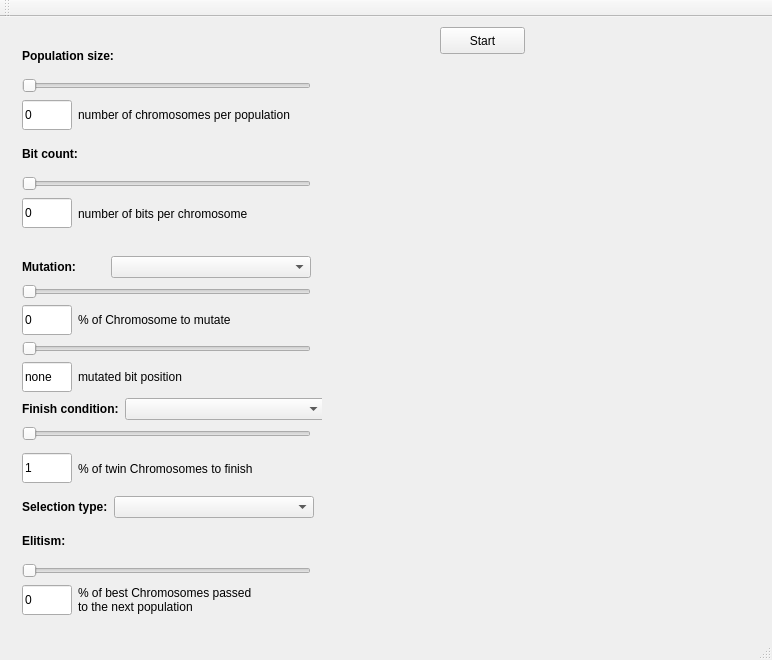
<?xml version="1.0" encoding="UTF-8"?>
<ui version="4.0">
 <class>MainWindow</class>
 <widget class="QMainWindow" name="MainWindow">
  <property name="geometry">
   <rect>
    <x>0</x>
    <y>0</y>
    <width>772</width>
    <height>660</height>
   </rect>
  </property>
  <property name="windowTitle">
   <string>MainWindow</string>
  </property>
  <widget class="QWidget" name="centralWidget">
   <widget class="QPushButton" name="pushButtonStart">
    <property name="geometry">
     <rect>
      <x>440</x>
      <y>10</y>
      <width>85</width>
      <height>27</height>
     </rect>
    </property>
    <property name="text">
     <string>Start</string>
    </property>
   </widget>
   <widget class="QWidget" name="">
    <property name="geometry">
     <rect>
      <x>11</x>
      <y>11</y>
      <width>311</width>
      <height>599</height>
     </rect>
    </property>
    <layout class="QVBoxLayout" name="verticalLayout_4">
     <item>
      <layout class="QVBoxLayout" name="verticalLayout_5">
       <item>
        <widget class="QLabel" name="labelPopulationSize">
         <property name="font">
          <font>
           <weight>75</weight>
           <bold>true</bold>
          </font>
         </property>
         <property name="text">
          <string>Population size:</string>
         </property>
        </widget>
       </item>
       <item>
        <widget class="QSlider" name="sliderPopulationSize">
         <property name="minimum">
          <number>1</number>
         </property>
         <property name="maximum">
          <number>1000</number>
         </property>
         <property name="orientation">
          <enum>Qt::Horizontal</enum>
         </property>
        </widget>
       </item>
       <item>
        <layout class="QHBoxLayout" name="horizontalLayout_8">
         <item>
          <widget class="QLineEdit" name="txtPopulationSize">
           <property name="minimumSize">
            <size>
             <width>50</width>
             <height>30</height>
            </size>
           </property>
           <property name="maximumSize">
            <size>
             <width>50</width>
             <height>30</height>
            </size>
           </property>
           <property name="text">
            <string>0</string>
           </property>
           <property name="maxLength">
            <number>6</number>
           </property>
          </widget>
         </item>
         <item>
          <widget class="QLabel" name="labelPopulationSizeDescription">
           <property name="text">
            <string>number of chromosomes per population</string>
           </property>
          </widget>
         </item>
        </layout>
       </item>
      </layout>
     </item>
     <item>
      <layout class="QVBoxLayout" name="verticalLayout_6">
       <item>
        <widget class="QLabel" name="labelElitism_2">
         <property name="font">
          <font>
           <weight>75</weight>
           <bold>true</bold>
          </font>
         </property>
         <property name="text">
          <string>Bit count:</string>
         </property>
        </widget>
       </item>
       <item>
        <widget class="QSlider" name="sliderBitCount">
         <property name="minimum">
          <number>1</number>
         </property>
         <property name="maximum">
          <number>20</number>
         </property>
         <property name="orientation">
          <enum>Qt::Horizontal</enum>
         </property>
        </widget>
       </item>
       <item>
        <layout class="QHBoxLayout" name="horizontalLayout_9">
         <item>
          <widget class="QLineEdit" name="txtBitCount">
           <property name="minimumSize">
            <size>
             <width>50</width>
             <height>30</height>
            </size>
           </property>
           <property name="maximumSize">
            <size>
             <width>50</width>
             <height>30</height>
            </size>
           </property>
           <property name="text">
            <string>0</string>
           </property>
           <property name="maxLength">
            <number>6</number>
           </property>
          </widget>
         </item>
         <item>
          <widget class="QLabel" name="labelBitCountDescription">
           <property name="text">
            <string>number of bits per chromosome</string>
           </property>
          </widget>
         </item>
        </layout>
       </item>
      </layout>
     </item>
     <item>
      <spacer name="verticalSpacer">
       <property name="orientation">
        <enum>Qt::Vertical</enum>
       </property>
       <property name="sizeType">
        <enum>QSizePolicy::Fixed</enum>
       </property>
       <property name="sizeHint" stdset="0">
        <size>
         <width>30</width>
         <height>20</height>
        </size>
       </property>
      </spacer>
     </item>
     <item>
      <layout class="QVBoxLayout" name="verticalLayout">
       <item>
        <layout class="QHBoxLayout" name="horizontalLayout">
         <item>
          <widget class="QLabel" name="labelMutation">
           <property name="font">
            <font>
             <weight>75</weight>
             <bold>true</bold>
            </font>
           </property>
           <property name="text">
            <string>Mutation: </string>
           </property>
          </widget>
         </item>
         <item>
          <widget class="QComboBox" name="CBMutationType">
           <property name="minimumSize">
            <size>
             <width>200</width>
             <height>0</height>
            </size>
           </property>
          </widget>
         </item>
        </layout>
       </item>
       <item>
        <widget class="QSlider" name="sliderMutation">
         <property name="maximum">
          <number>100</number>
         </property>
         <property name="orientation">
          <enum>Qt::Horizontal</enum>
         </property>
        </widget>
       </item>
       <item>
        <layout class="QHBoxLayout" name="horizontalLayout_2">
         <item>
          <widget class="QLineEdit" name="txtMutation">
           <property name="minimumSize">
            <size>
             <width>50</width>
             <height>30</height>
            </size>
           </property>
           <property name="maximumSize">
            <size>
             <width>50</width>
             <height>30</height>
            </size>
           </property>
           <property name="text">
            <string>0</string>
           </property>
           <property name="maxLength">
            <number>6</number>
           </property>
          </widget>
         </item>
         <item>
          <widget class="QLabel" name="labelMutationPercent">
           <property name="text">
            <string>% of Chromosome to mutate</string>
           </property>
          </widget>
         </item>
        </layout>
       </item>
       <item>
        <widget class="QSlider" name="sliderMutationBit">
         <property name="maximum">
          <number>0</number>
         </property>
         <property name="orientation">
          <enum>Qt::Horizontal</enum>
         </property>
        </widget>
       </item>
       <item>
        <layout class="QHBoxLayout" name="horizontalLayout_3">
         <item>
          <widget class="QLineEdit" name="txtMutationBitNumber">
           <property name="minimumSize">
            <size>
             <width>50</width>
             <height>30</height>
            </size>
           </property>
           <property name="maximumSize">
            <size>
             <width>50</width>
             <height>30</height>
            </size>
           </property>
           <property name="text">
            <string>none</string>
           </property>
          </widget>
         </item>
         <item>
          <widget class="QLabel" name="labelMutationBit">
           <property name="text">
            <string>mutated bit position</string>
           </property>
          </widget>
         </item>
        </layout>
       </item>
      </layout>
     </item>
     <item>
      <layout class="QVBoxLayout" name="verticalLayout_2">
       <item>
        <layout class="QHBoxLayout" name="horizontalLayout_4">
         <item>
          <widget class="QLabel" name="labelFinishCondition">
           <property name="font">
            <font>
             <weight>75</weight>
             <bold>true</bold>
            </font>
           </property>
           <property name="text">
            <string>Finish condition:</string>
           </property>
          </widget>
         </item>
         <item>
          <widget class="QComboBox" name="CBFinishCondition">
           <property name="minimumSize">
            <size>
             <width>200</width>
             <height>0</height>
            </size>
           </property>
          </widget>
         </item>
        </layout>
       </item>
       <item>
        <widget class="QSlider" name="sliderFinishCondition">
         <property name="minimum">
          <number>1</number>
         </property>
         <property name="maximum">
          <number>100</number>
         </property>
         <property name="orientation">
          <enum>Qt::Horizontal</enum>
         </property>
        </widget>
       </item>
       <item>
        <layout class="QHBoxLayout" name="horizontalLayout_5">
         <item>
          <widget class="QLineEdit" name="txtFinishCondition">
           <property name="minimumSize">
            <size>
             <width>50</width>
             <height>30</height>
            </size>
           </property>
           <property name="maximumSize">
            <size>
             <width>50</width>
             <height>30</height>
            </size>
           </property>
           <property name="text">
            <string>1</string>
           </property>
           <property name="maxLength">
            <number>6</number>
           </property>
          </widget>
         </item>
         <item>
          <widget class="QLabel" name="labelFinishConditionDescription">
           <property name="text">
            <string>% of twin Chromosomes to finish</string>
           </property>
          </widget>
         </item>
        </layout>
       </item>
      </layout>
     </item>
     <item>
      <layout class="QHBoxLayout" name="horizontalLayout_6">
       <item>
        <widget class="QLabel" name="labelSelectionType">
         <property name="font">
          <font>
           <weight>75</weight>
           <bold>true</bold>
          </font>
         </property>
         <property name="text">
          <string>Selection type:</string>
         </property>
        </widget>
       </item>
       <item>
        <widget class="QComboBox" name="CBSelectionType">
         <property name="minimumSize">
          <size>
           <width>200</width>
           <height>0</height>
          </size>
         </property>
        </widget>
       </item>
      </layout>
     </item>
     <item>
      <layout class="QVBoxLayout" name="verticalLayout_3">
       <item>
        <widget class="QLabel" name="labelElitism">
         <property name="font">
          <font>
           <weight>75</weight>
           <bold>true</bold>
          </font>
         </property>
         <property name="text">
          <string>Elitism:</string>
         </property>
        </widget>
       </item>
       <item>
        <widget class="QSlider" name="sliderElitism">
         <property name="minimum">
          <number>0</number>
         </property>
         <property name="maximum">
          <number>100</number>
         </property>
         <property name="orientation">
          <enum>Qt::Horizontal</enum>
         </property>
        </widget>
       </item>
       <item>
        <layout class="QHBoxLayout" name="horizontalLayout_7">
         <item>
          <widget class="QLineEdit" name="txtElitism">
           <property name="minimumSize">
            <size>
             <width>50</width>
             <height>30</height>
            </size>
           </property>
           <property name="maximumSize">
            <size>
             <width>50</width>
             <height>30</height>
            </size>
           </property>
           <property name="text">
            <string>0</string>
           </property>
           <property name="maxLength">
            <number>6</number>
           </property>
          </widget>
         </item>
         <item>
          <widget class="QLabel" name="labelElitismDescription">
           <property name="text">
            <string>% of best Chromosomes passed 
to the next population</string>
           </property>
          </widget>
         </item>
        </layout>
       </item>
      </layout>
     </item>
    </layout>
   </widget>
   <zorder>pushButtonStart</zorder>
   <zorder>layoutWidget</zorder>
   <zorder>layoutWidget</zorder>
   <zorder>labelSelectionType</zorder>
   <zorder>CBSelectionType</zorder>
   <zorder>labelElitismDescription</zorder>
   <zorder>txtElitism</zorder>
   <zorder>sliderElitism</zorder>
   <zorder>sliderMutationBit</zorder>
   <zorder>sliderBitCount</zorder>
   <zorder>labelElitism_2</zorder>
   <zorder>txtBitCount</zorder>
   <zorder>labelBitCountDescription</zorder>
   <zorder>labelPopulationSizeDescription</zorder>
   <zorder>txtPopulationSize</zorder>
   <zorder>sliderPopulationSize</zorder>
   <zorder>labelPopulationSize</zorder>
   <zorder>labelPopulationSize</zorder>
   <zorder>verticalSpacer</zorder>
   <zorder>labelPopulationSize</zorder>
  </widget>
  <widget class="QToolBar" name="mainToolBar">
   <attribute name="toolBarArea">
    <enum>TopToolBarArea</enum>
   </attribute>
   <attribute name="toolBarBreak">
    <bool>false</bool>
   </attribute>
  </widget>
  <widget class="QStatusBar" name="statusBar"/>
 </widget>
 <layoutdefault spacing="6" margin="11"/>
 <resources/>
 <connections/>
</ui>
